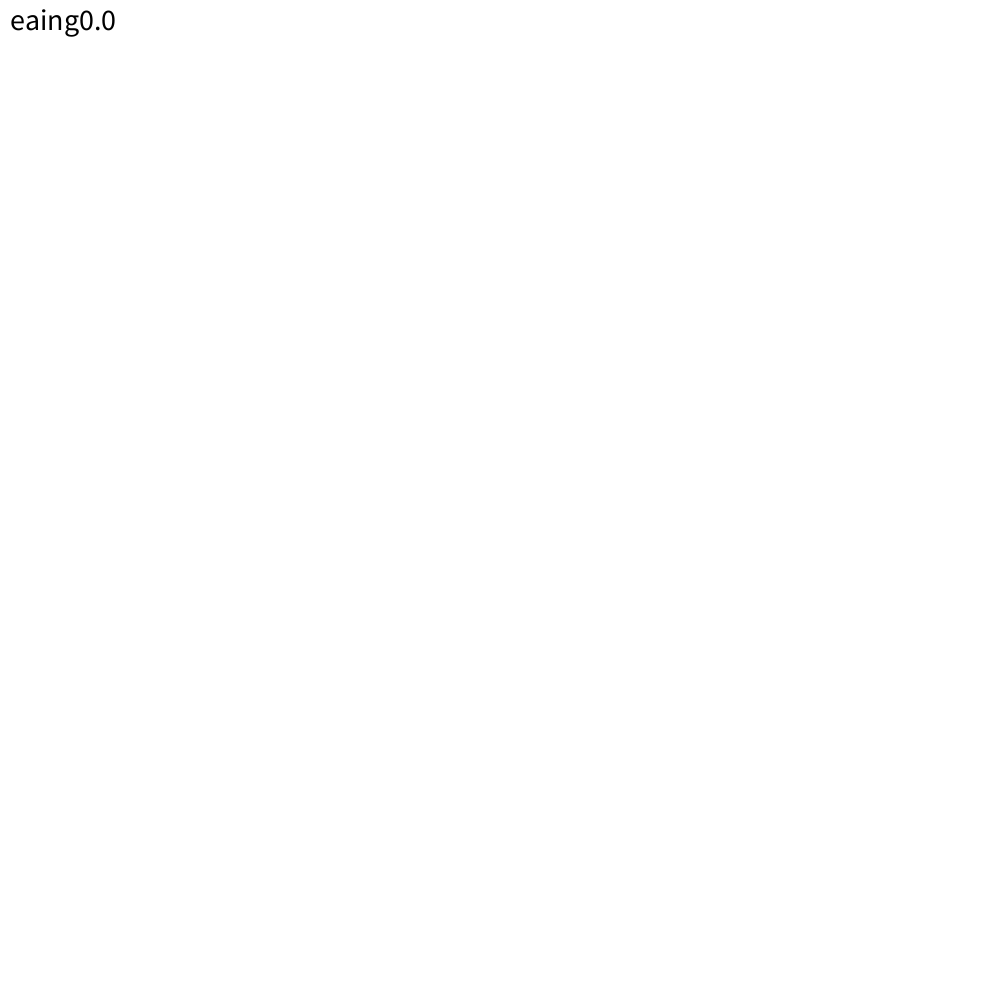
Frame 1 (no input)
Frame 60 (the mouse pressed at the canvas centre just before this capture): identical to frame 1, image omitted
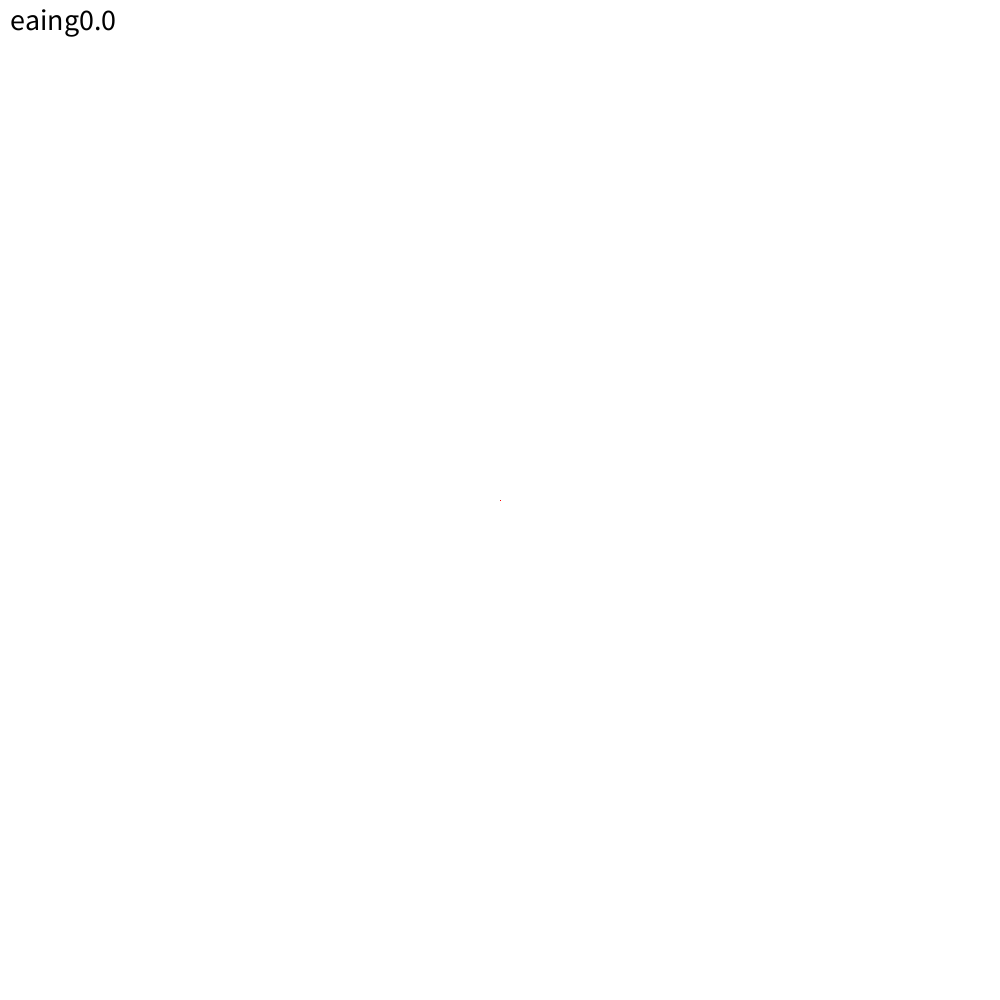
Frame 120 (the mouse held since frame 60 and released just before this capture)

The Processing sketch that drew these frames (run headless with seeded random() and noise(); from frame 60 on, the mouse is pressed at the canvas centre):

// Processing sketch: fourie
// ── fourie.pde

ArrayList<Complex> data = new ArrayList<Complex>();
int N;
float easing = 0;

//フーリエ変換
Complex F(int k) {
  Complex result = new Complex(0,0);
  for(int n = 0; n <N; n++){
    float arg = ((2*PI*k)/float(N))*n;
    //一旦a+biの形に直す。
    result = result.plus(data.get(n).multi(new Complex(cos(arg),-sin(arg))));
  }
  return result.multi(new Complex(1/float(N),0));
}

void setup(){
  size(1000,1000);
  translate(500,500);
  frameRate(100);
}

class arcF {
  ArrayList<Complex> fs = new ArrayList<Complex>();
  //逆フーリエ結果の関数の係数
  FloatList a = new FloatList();
  FloatList b = new FloatList();
  FloatList c = new FloatList();
  FloatList xs = new FloatList();
  FloatList ys = new FloatList();
  //フーリエ変換を行った結果を元に関数を求める(a(cos(bθ+ c) + isin(bθ + c)）の形
  arcF(){
    for(int k=0;k <N;k++){
      float arg = ((2*PI*k)/float(N));
      Complex f = F(k);
      fs.add(f);
      a.append(f.abs());
      b.append(arg);
      c.append(f.arg());
    }
  }
  //関数をもとに描画
  void draw(int t){
      int x = 0;
      int y = 0; 
      for(int i=0;i<N;i++){
        float a = this.a.get(i);
        float b = this.b.get(i);
        float c = this.c.get(i);
        if(a > easing){
            noFill();
            ellipse(x,y,a*2,a*2);
            x += int(a*cos(b*t+c));
            y += int(a*sin(b*t+c));
        }
      }
      fill(0);
      xs.append(x);
      ys.append(y);
      ellipse(x,y,10,10);
  }
  //xs,ysに保存されている座標を描画
  void drawShape(){
    strokeWeight(10);
    for(int i=0;i < xs.size();i++){
      
      if(i != xs.size() - 1){
        line(xs.get(i),ys.get(i),xs.get(i+1),ys.get(i+1));
      }else{
        
         line(xs.get(i),ys.get(i),xs.get(0),ys.get(0));
    
      }
     
    }
         strokeWeight(1);
  }
  //書き直す
  void drawAll(){
    frameRate(120);
    background(255);
    xs = new FloatList();
    ys = new FloatList();
    formating = true;
    t = 0;
  }
}

void keyPressed() {
    switch (keyCode) {
      case UP:
        easing += 5;
        arcf.drawAll();
        break;
      case DOWN:
        easing -= 5;
        arcf.drawAll();
    }  
}
boolean drawing = false;
boolean formating = false;
arcF arcf;
int t = 0;
void draw(){
  background(255);
  stroke(255,0,0);
  fill(0);
  textSize(30);
  text("eaing"+easing,10,30);
  for (int i = 0; i < data.size(); ++i) {
    Complex start = data.get(i);
    if(i != data.size()  - 1){
      Complex end = data.get(i+1);
      line(start.real,start.img,end.real,end.img);
    }
  }
  stroke(0);
  if(drawing){
    frameRate(60);
    data.add(new Complex(mouseX,mouseY));
  }
  if(formating){
    frameRate(50);
    arcf.draw(t);
    t++;
    if(t == N - 1){
      formating = false;
      t = 0;
    }
  }
  if(arcf != null){
    arcf.drawShape();
  }
  
}

void mousePressed(){
  data = new ArrayList<Complex>();
  drawing = true;
}

void mouseReleased(){
  drawing = false;
  N = data.size();
  arcf = new arcF();
  formating = true;

}

//複素数
class Complex {
    float real;   
    float img;   

    public Complex(float real, float img) {
        this.real = real;
        this.img = img;
    }
    //掛け算
    public Complex multi(Complex b) {
        float real = this.real * b.real - this.img * b.img;
        float img = this.real * b.img + this.img * b.real;
        return new Complex(real, img);
    }
    //+
    public Complex plus(Complex b) {
        return new Complex(this.real+b.real, this.img+b.img);
    }
    //絶対値
    public float abs() {
        return sqrt(real*real+img*img);
    }
    //偏角を求める
  float arg()
  {
    float x = real;
    float y = img;
    if(x>0){
      return atan(y/x);
    }
    if(x<0 && y>=0){
      return atan(y/x) + PI;
    }
    if(x<0 && y<0){
      return atan(y/x) - PI;
    }
    if(x==0 && y>0){
      return HALF_PI;
    }
    if(x==0 && y<0){
      return -HALF_PI;
    }
    else{
      return 0;
    }      
  }
}
